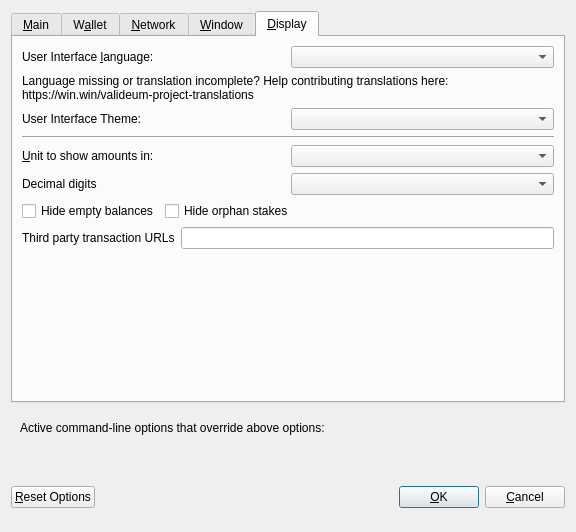
<?xml version="1.0" encoding="UTF-8"?>
<ui version="4.0">
 <class>OptionsDialog</class>
 <widget class="QDialog" name="OptionsDialog">
  <property name="geometry">
   <rect>
    <x>0</x>
    <y>0</y>
    <width>576</width>
    <height>532</height>
   </rect>
  </property>
  <property name="windowTitle">
   <string>Options</string>
  </property>
  <property name="modal">
   <bool>true</bool>
  </property>
  <layout class="QVBoxLayout" name="verticalLayout">
   <item>
    <widget class="QTabWidget" name="tabWidget">
     <property name="currentIndex">
      <number>4</number>
     </property>
     <widget class="QWidget" name="tabMain">
      <attribute name="title">
       <string>&amp;Main</string>
      </attribute>
      <layout class="QVBoxLayout" name="verticalLayout_Main">
       <item>
        <widget class="QCheckBox" name="bitcoinAtStartup">
         <property name="toolTip">
          <string>Automatically start TF after logging in to the system.</string>
         </property>
         <property name="text">
          <string>&amp;Start TF on system login</string>
         </property>
        </widget>
       </item>
       <item>
        <layout class="QHBoxLayout" name="horizontalLayout_2_Main">
         <item>
          <widget class="QLabel" name="databaseCacheLabel">
           <property name="text">
            <string>Size of &amp;database cache</string>
           </property>
           <property name="textFormat">
            <enum>Qt::PlainText</enum>
           </property>
           <property name="buddy">
            <cstring>databaseCache</cstring>
           </property>
          </widget>
         </item>
         <item>
          <widget class="QSpinBox" name="databaseCache"/>
         </item>
         <item>
          <widget class="QLabel" name="databaseCacheUnitLabel">
           <property name="text">
            <string>MB</string>
           </property>
           <property name="textFormat">
            <enum>Qt::PlainText</enum>
           </property>
          </widget>
         </item>
         <item>
          <spacer name="horizontalSpacer_2_Main">
           <property name="orientation">
            <enum>Qt::Horizontal</enum>
           </property>
           <property name="sizeHint" stdset="0">
            <size>
             <width>40</width>
             <height>20</height>
            </size>
           </property>
          </spacer>
         </item>
        </layout>
       </item>
       <item>
        <layout class="QHBoxLayout" name="horizontalLayout_3_Main">
         <item>
          <widget class="QLabel" name="threadsScriptVerifLabel">
           <property name="text">
            <string>Number of script &amp;verification threads</string>
           </property>
           <property name="textFormat">
            <enum>Qt::PlainText</enum>
           </property>
           <property name="buddy">
            <cstring>threadsScriptVerif</cstring>
           </property>
          </widget>
         </item>
         <item>
          <widget class="QSpinBox" name="threadsScriptVerif">
           <property name="toolTip">
            <string>(0 = auto, &lt;0 = leave that many cores free)</string>
           </property>
          </widget>
         </item>
         <item>
          <spacer name="horizontalSpacer_3_Main">
           <property name="orientation">
            <enum>Qt::Horizontal</enum>
           </property>
           <property name="sizeHint" stdset="0">
            <size>
             <width>40</width>
             <height>20</height>
            </size>
           </property>
          </spacer>
         </item>
        </layout>
       </item>
       <item>
        <spacer name="verticalSpacer_2">
         <property name="orientation">
          <enum>Qt::Vertical</enum>
         </property>
         <property name="sizeHint" stdset="0">
          <size>
           <width>20</width>
           <height>40</height>
          </size>
         </property>
        </spacer>
       </item>
       <item>
        <widget class="QCheckBox" name="checkBoxZeromintEnable">
         <property name="enabled">
          <bool>false</bool>
         </property>
         <property name="visible">
          <bool>false</bool>
         </property>
         <property name="toolTip">
          <string>Enable automatic minting of TF units to zTF</string>
         </property>
         <property name="layoutDirection">
          <enum>Qt::LeftToRight</enum>
         </property>
         <property name="text">
          <string>Enable zTF Automint</string>
         </property>
        </widget>
       </item>
       <item>
        <layout class="QHBoxLayout" name="horizontalLayout_3">
         <item>
          <widget class="QLabel" name="percentage_label">
           <property name="visible">
            <bool>false</bool>
           </property>
           <property name="toolTip">
            <string>Percentage of incoming TF which get automatically converted to zTF via Zerocoin Protocol (min: 10%)</string>
           </property>
           <property name="text">
            <string>Percentage of autominted zTF</string>
           </property>
          </widget>
         </item>
         <item>
          <widget class="QSpinBox" name="zeromintPercentage">
           <property name="visible">
            <bool>false</bool>
           </property>
           <property name="styleSheet">
            <string notr="true">background-color:rgb(70, 81, 86);
color:rgb(211, 215, 207);</string>
           </property>
           <property name="minimum">
            <number>1</number>
           </property>
           <property name="maximum">
            <number>100</number>
           </property>
          </widget>
         </item>
        </layout>
       </item>
       <item>
        <layout class="QHBoxLayout" name="horizontalLayout" stretch="0,0">
         <property name="sizeConstraint">
          <enum>QLayout::SetFixedSize</enum>
         </property>
         <item>
          <widget class="QLabel" name="labelPreferredDenom">
           <property name="maximumSize">
            <size>
             <width>16777215</width>
             <height>16777215</height>
            </size>
           </property>
           <property name="visible">
            <bool>false</bool>
           </property>
           <property name="toolTip">
            <string>Wait with automatic conversion to Zerocoin until enough TF for this denomination is available</string>
           </property>
           <property name="text">
            <string>Preferred Automint zTF Denomination</string>
           </property>
          </widget>
         </item>
         <item>
          <widget class="QComboBox" name="preferredDenom">
           <property name="maximumSize">
            <size>
             <width>16777215</width>
             <height>27</height>
            </size>
           </property>
           <property name="visible">
            <bool>false</bool>
           </property>
           <property name="toolTip">
            <string>Wait with automatic conversion to Zerocoin until enough TF for this denomination is available</string>
           </property>
           <property name="maxVisibleItems">
            <number>9</number>
           </property>
           <property name="maxCount">
            <number>9</number>
           </property>
          </widget>
         </item>
        </layout>
       </item>
      </layout>
     </widget>
     <widget class="QWidget" name="tabWallet">
      <attribute name="title">
       <string>W&amp;allet</string>
      </attribute>
      <layout class="QVBoxLayout" name="verticalLayout_Wallet">
       <item>
        <layout class="QHBoxLayout" name="horizontalLayout_2_Wallet">
         <item>
          <widget class="QLabel" name="labelStakeSplitThresholdText">
           <property name="text">
            <string>Stake split threshold:</string>
           </property>
          </widget>
         </item>
         <item>
          <widget class="QSpinBox" name="spinBoxStakeSplitThreshold">
           <property name="minimum">
            <number>1</number>
           </property>
           <property name="maximum">
            <number>999999</number>
           </property>
          </widget>
         </item>
        </layout>
       </item>
       <item>
        <widget class="QGroupBox" name="groupBox">
         <property name="title">
          <string>Expert</string>
         </property>
         <layout class="QVBoxLayout" name="verticalLayout_2">
          <item>
           <widget class="QCheckBox" name="coinControlFeatures">
            <property name="enabled">
             <bool>true</bool>
            </property>
            <property name="toolTip">
             <string>Whether to show coin control features or not.</string>
            </property>
            <property name="text">
             <string>Enable coin &amp;control features</string>
            </property>
           </widget>
          </item>
          <item>
           <widget class="QCheckBox" name="showMasternodesTab">
            <property name="toolTip">
             <string>Show additional tab listing all your masternodes in first sub-tab&lt;br/&gt;and all masternodes on the network in second sub-tab.</string>
            </property>
            <property name="text">
             <string>Show Masternodes Tab</string>
            </property>
           </widget>
          </item>
          <item>
           <widget class="QCheckBox" name="spendZeroConfChange">
            <property name="toolTip">
             <string>If you disable the spending of unconfirmed change, the change from a transaction&lt;br/&gt;cannot be used until that transaction has at least one confirmation.&lt;br/&gt;This also affects how your balance is computed.</string>
            </property>
            <property name="text">
             <string>&amp;Spend unconfirmed change</string>
            </property>
           </widget>
          </item>
         </layout>
        </widget>
       </item>
       <item>
        <spacer name="verticalSpacer_Wallet">
         <property name="orientation">
          <enum>Qt::Vertical</enum>
         </property>
         <property name="sizeHint" stdset="0">
          <size>
           <width>20</width>
           <height>40</height>
          </size>
         </property>
        </spacer>
       </item>
      </layout>
     </widget>
     <widget class="QWidget" name="tabNetwork">
      <attribute name="title">
       <string>&amp;Network</string>
      </attribute>
      <layout class="QVBoxLayout" name="verticalLayout_Network">
       <item>
        <widget class="QCheckBox" name="mapPortUpnp">
         <property name="toolTip">
          <string>Automatically open the TF client port on the router. This only works when your router supports UPnP and it is enabled.</string>
         </property>
         <property name="text">
          <string>Map port using &amp;UPnP</string>
         </property>
        </widget>
       </item>
       <item>
        <widget class="QCheckBox" name="allowIncoming">
         <property name="toolTip">
          <string>Accept connections from outside</string>
         </property>
         <property name="text">
          <string>Allow incoming connections</string>
         </property>
        </widget>
       </item>
       <item>
        <widget class="QCheckBox" name="connectSocks">
         <property name="toolTip">
          <string>Connect to the TF network through a SOCKS5 proxy.</string>
         </property>
         <property name="text">
          <string>&amp;Connect through SOCKS5 proxy (default proxy):</string>
         </property>
        </widget>
       </item>
       <item>
        <layout class="QHBoxLayout" name="horizontalLayout_1_Network">
         <item>
          <widget class="QLabel" name="proxyIpLabel">
           <property name="text">
            <string>Proxy &amp;IP:</string>
           </property>
           <property name="textFormat">
            <enum>Qt::PlainText</enum>
           </property>
           <property name="buddy">
            <cstring>proxyIp</cstring>
           </property>
          </widget>
         </item>
         <item>
          <widget class="QValidatedLineEdit" name="proxyIp">
           <property name="minimumSize">
            <size>
             <width>140</width>
             <height>0</height>
            </size>
           </property>
           <property name="maximumSize">
            <size>
             <width>140</width>
             <height>16777215</height>
            </size>
           </property>
           <property name="toolTip">
            <string>IP address of the proxy (e.g. IPv4: 127.0.0.1 / IPv6: ::1)</string>
           </property>
          </widget>
         </item>
         <item>
          <widget class="QLabel" name="proxyPortLabel">
           <property name="text">
            <string>&amp;Port:</string>
           </property>
           <property name="textFormat">
            <enum>Qt::PlainText</enum>
           </property>
           <property name="buddy">
            <cstring>proxyPort</cstring>
           </property>
          </widget>
         </item>
         <item>
          <widget class="QLineEdit" name="proxyPort">
           <property name="minimumSize">
            <size>
             <width>55</width>
             <height>0</height>
            </size>
           </property>
           <property name="maximumSize">
            <size>
             <width>55</width>
             <height>16777215</height>
            </size>
           </property>
           <property name="toolTip">
            <string>Port of the proxy (e.g. 9050)</string>
           </property>
          </widget>
         </item>
         <item>
          <spacer name="horizontalSpacer_1_Network">
           <property name="orientation">
            <enum>Qt::Horizontal</enum>
           </property>
           <property name="sizeHint" stdset="0">
            <size>
             <width>40</width>
             <height>20</height>
            </size>
           </property>
          </spacer>
         </item>
        </layout>
       </item>
       <item>
        <spacer name="verticalSpacer_Network">
         <property name="orientation">
          <enum>Qt::Vertical</enum>
         </property>
         <property name="sizeHint" stdset="0">
          <size>
           <width>20</width>
           <height>40</height>
          </size>
         </property>
        </spacer>
       </item>
      </layout>
     </widget>
     <widget class="QWidget" name="tabWindow">
      <attribute name="title">
       <string>&amp;Window</string>
      </attribute>
      <layout class="QVBoxLayout" name="verticalLayout_Window">
       <item>
        <widget class="QCheckBox" name="minimizeToTray">
         <property name="toolTip">
          <string>Show only a tray icon after minimizing the window.</string>
         </property>
         <property name="text">
          <string>&amp;Minimize to the tray instead of the taskbar</string>
         </property>
        </widget>
       </item>
       <item>
        <widget class="QCheckBox" name="minimizeOnClose">
         <property name="toolTip">
          <string>Minimize instead of exit the application when the window is closed. When this option is enabled, the application will be closed only after selecting Quit in the menu.</string>
         </property>
         <property name="text">
          <string>M&amp;inimize on close</string>
         </property>
        </widget>
       </item>
       <item>
        <spacer name="verticalSpacer_Window">
         <property name="orientation">
          <enum>Qt::Vertical</enum>
         </property>
         <property name="sizeHint" stdset="0">
          <size>
           <width>20</width>
           <height>40</height>
          </size>
         </property>
        </spacer>
       </item>
      </layout>
     </widget>
     <widget class="QWidget" name="tabDisplay">
      <attribute name="title">
       <string>&amp;Display</string>
      </attribute>
      <layout class="QVBoxLayout" name="verticalLayout_Display">
       <item>
        <layout class="QHBoxLayout" name="horizontalLayout_1_Display">
         <item>
          <widget class="QLabel" name="langLabel">
           <property name="text">
            <string>User Interface &amp;language:</string>
           </property>
           <property name="textFormat">
            <enum>Qt::PlainText</enum>
           </property>
           <property name="buddy">
            <cstring>lang</cstring>
           </property>
          </widget>
         </item>
         <item>
          <widget class="QValueComboBox" name="lang">
           <property name="toolTip">
            <string>The user interface language can be set here. This setting will take effect after restarting TF.</string>
           </property>
          </widget>
         </item>
        </layout>
       </item>
       <item>
        <widget class="QLabel" name="label_3">
         <property name="toolTip">
          <string notr="true"/>
         </property>
         <property name="statusTip">
          <string notr="true"/>
         </property>
         <property name="whatsThis">
          <string notr="true"/>
         </property>
         <property name="accessibleName">
          <string notr="true"/>
         </property>
         <property name="text">
          <string>Language missing or translation incomplete? Help contributing translations here:
https://win.win/valideum-project-translations</string>
         </property>
         <property name="wordWrap">
          <bool>true</bool>
         </property>
         <property name="openExternalLinks">
          <bool>true</bool>
         </property>
         <property name="textInteractionFlags">
          <set>Qt::TextBrowserInteraction</set>
         </property>
        </widget>
       </item>
       <item>
        <layout class="QHBoxLayout" name="horizontalLayout_2_Display" stretch="0,0">
         <item>
          <widget class="QLabel" name="themeLabel">
           <property name="text">
            <string>User Interface Theme:</string>
           </property>
          </widget>
         </item>
         <item>
          <widget class="QValueComboBox" name="theme"/>
         </item>
        </layout>
       </item>
       <item>
        <widget class="Line" name="line">
         <property name="orientation">
          <enum>Qt::Horizontal</enum>
         </property>
        </widget>
       </item>
       <item>
        <layout class="QHBoxLayout" name="horizontalLayout_3_Display">
         <item>
          <widget class="QLabel" name="unitLabel">
           <property name="text">
            <string>&amp;Unit to show amounts in:</string>
           </property>
           <property name="textFormat">
            <enum>Qt::PlainText</enum>
           </property>
           <property name="buddy">
            <cstring>unit</cstring>
           </property>
          </widget>
         </item>
         <item>
          <widget class="QValueComboBox" name="unit">
           <property name="toolTip">
            <string>Choose the default subdivision unit to show in the interface and when sending coins.</string>
           </property>
          </widget>
         </item>
        </layout>
       </item>
       <item>
        <layout class="QHBoxLayout" name="horizontalLayout_4_Display">
         <item>
          <widget class="QLabel" name="digitsLabel">
           <property name="text">
            <string>Decimal digits</string>
           </property>
          </widget>
         </item>
         <item>
          <widget class="QValueComboBox" name="digits"/>
         </item>
        </layout>
       </item>
       <item>
        <layout class="QHBoxLayout" name="horizontalLayout_5_Display">
         <item>
          <widget class="QCheckBox" name="checkBoxHideZeroBalances">
           <property name="toolTip">
            <string>Hide empty balances</string>
           </property>
           <property name="layoutDirection">
            <enum>Qt::LeftToRight</enum>
           </property>
           <property name="text">
            <string>Hide empty balances</string>
           </property>
          </widget>
         </item>
         <item>
          <widget class="QCheckBox" name="checkBoxHideOrphans">
           <property name="toolTip">
            <string>Hide orphan stakes in transaction lists</string>
           </property>
           <property name="text">
            <string>Hide orphan stakes</string>
           </property>
          </widget>
         </item>
         <item>
          <spacer name="horizontalSpacer">
           <property name="orientation">
            <enum>Qt::Horizontal</enum>
           </property>
           <property name="sizeHint" stdset="0">
            <size>
             <width>40</width>
             <height>20</height>
            </size>
           </property>
          </spacer>
         </item>
        </layout>
       </item>
       <item>
        <layout class="QHBoxLayout" name="horizontalLayout_6_Display">
         <item>
          <widget class="QLabel" name="thirdPartyTxUrlsLabel">
           <property name="toolTip">
            <string>Third party URLs (e.g. a block explorer) that appear in the transactions tab as context menu items. %s in the URL is replaced by transaction hash. Multiple URLs are separated by vertical bar |.</string>
           </property>
           <property name="text">
            <string>Third party transaction URLs</string>
           </property>
           <property name="buddy">
            <cstring>thirdPartyTxUrls</cstring>
           </property>
          </widget>
         </item>
         <item>
          <widget class="QLineEdit" name="thirdPartyTxUrls">
           <property name="toolTip">
            <string>Third party URLs (e.g. a block explorer) that appear in the transactions tab as context menu items. %s in the URL is replaced by transaction hash. Multiple URLs are separated by vertical bar |.</string>
           </property>
          </widget>
         </item>
        </layout>
       </item>
       <item>
        <spacer name="verticalSpacer">
         <property name="orientation">
          <enum>Qt::Vertical</enum>
         </property>
         <property name="sizeHint" stdset="0">
          <size>
           <width>20</width>
           <height>40</height>
          </size>
         </property>
        </spacer>
       </item>
      </layout>
     </widget>
    </widget>
   </item>
   <item>
    <widget class="QFrame" name="frame">
     <layout class="QVBoxLayout" name="verticalLayout_Bottom">
      <item>
       <layout class="QHBoxLayout" name="horizontalLayout_Bottom">
        <item>
         <widget class="QLabel" name="overriddenByCommandLineInfoLabel">
          <property name="text">
           <string>Active command-line options that override above options:</string>
          </property>
          <property name="textFormat">
           <enum>Qt::PlainText</enum>
          </property>
         </widget>
        </item>
        <item>
         <spacer name="horizontalSpacer_Bottom">
          <property name="orientation">
           <enum>Qt::Horizontal</enum>
          </property>
          <property name="sizeHint" stdset="0">
           <size>
            <width>40</width>
            <height>20</height>
           </size>
          </property>
         </spacer>
        </item>
       </layout>
      </item>
      <item>
       <widget class="QLabel" name="overriddenByCommandLineLabel">
        <property name="text">
         <string/>
        </property>
        <property name="textFormat">
         <enum>Qt::PlainText</enum>
        </property>
        <property name="wordWrap">
         <bool>true</bool>
        </property>
       </widget>
      </item>
     </layout>
    </widget>
   </item>
   <item>
    <layout class="QHBoxLayout" name="horizontalLayout_Buttons">
     <item>
      <widget class="QPushButton" name="resetButton">
       <property name="toolTip">
        <string>Reset all client options to default.</string>
       </property>
       <property name="text">
        <string>&amp;Reset Options</string>
       </property>
       <property name="autoDefault">
        <bool>false</bool>
       </property>
      </widget>
     </item>
     <item>
      <spacer name="horizontalSpacer_1">
       <property name="orientation">
        <enum>Qt::Horizontal</enum>
       </property>
       <property name="sizeHint" stdset="0">
        <size>
         <width>40</width>
         <height>48</height>
        </size>
       </property>
      </spacer>
     </item>
     <item>
      <widget class="QLabel" name="statusLabel">
       <property name="minimumSize">
        <size>
         <width>200</width>
         <height>0</height>
        </size>
       </property>
       <property name="font">
        <font>
         <weight>75</weight>
         <bold>true</bold>
        </font>
       </property>
       <property name="text">
        <string/>
       </property>
       <property name="textFormat">
        <enum>Qt::PlainText</enum>
       </property>
       <property name="wordWrap">
        <bool>true</bool>
       </property>
      </widget>
     </item>
     <item>
      <spacer name="horizontalSpacer_2">
       <property name="orientation">
        <enum>Qt::Horizontal</enum>
       </property>
       <property name="sizeHint" stdset="0">
        <size>
         <width>40</width>
         <height>48</height>
        </size>
       </property>
      </spacer>
     </item>
     <item>
      <widget class="QPushButton" name="okButton">
       <property name="text">
        <string>&amp;OK</string>
       </property>
       <property name="autoDefault">
        <bool>false</bool>
       </property>
       <property name="default">
        <bool>true</bool>
       </property>
      </widget>
     </item>
     <item>
      <widget class="QPushButton" name="cancelButton">
       <property name="text">
        <string>&amp;Cancel</string>
       </property>
       <property name="autoDefault">
        <bool>false</bool>
       </property>
      </widget>
     </item>
    </layout>
   </item>
  </layout>
 </widget>
 <customwidgets>
  <customwidget>
   <class>QValidatedLineEdit</class>
   <extends>QLineEdit</extends>
   <header>qvalidatedlineedit.h</header>
  </customwidget>
  <customwidget>
   <class>QValueComboBox</class>
   <extends>QComboBox</extends>
   <header>qvaluecombobox.h</header>
  </customwidget>
 </customwidgets>
 <resources/>
 <connections/>
</ui>
